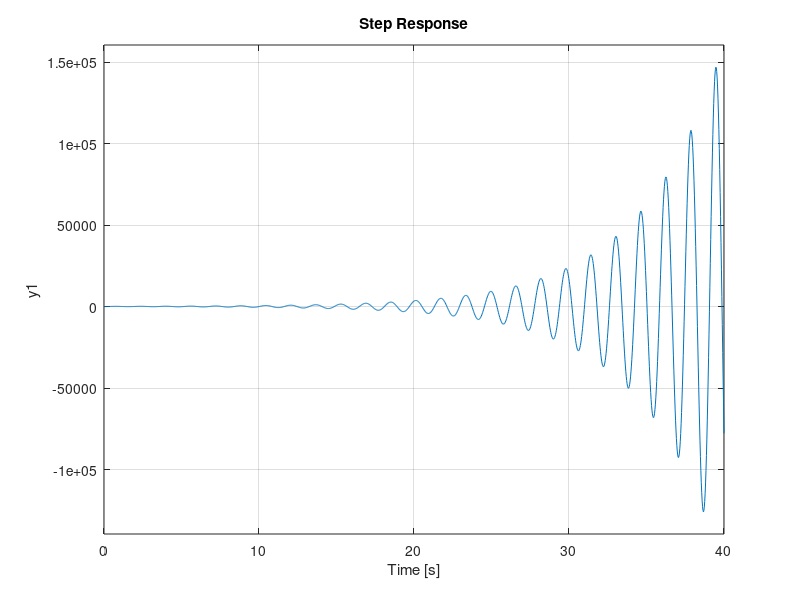
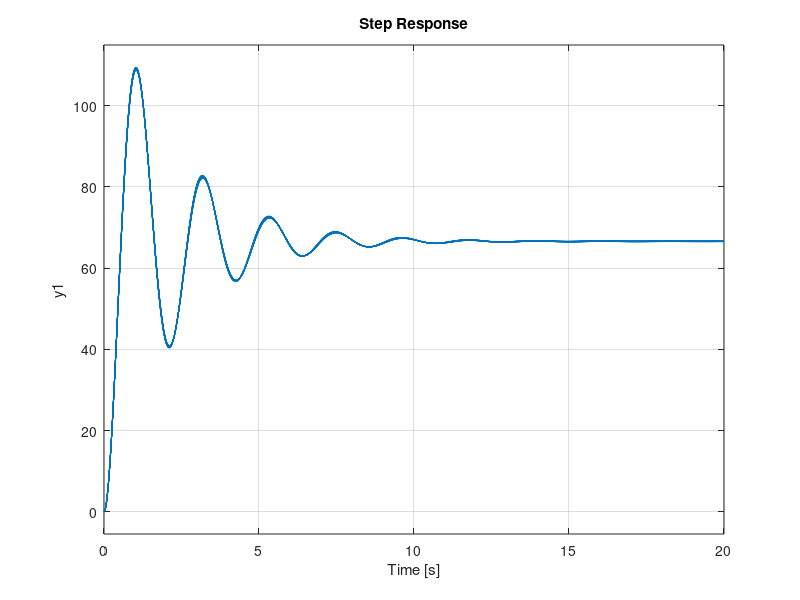

Source code (MATLAB) for these figures, in order:
%% Ejercicio 1
close all
clear all
clc

s = tf("s");

K = 10;
G = 1/((s+1)*(s+2));
H = 1/((s+8)*(s+10));

rlocus(G*H)

G_bc  = K*G/(1+K*G*H)

% a)
    %i) K = 0.
    %ii) K = 500;
    %iii) K = 2000.

%b) Ganancia crítica K = 1450. Ganancia límite = 1450.
K = 1450;
G_bc  = K*G/(1+K*G*H);
p_kcrit = pole(G_bc)

%c) Ganancia K = 1800. Sistema inestable. 
K = 1800;
G_bc  = K*G/(1+K*G*H);
p_k1800 = pole(G_bc)
step(G_bc)
%d) ts = 8seg -> ζwn = sigma = 1/2.
figure
for k=790:0.5:800
    G_bc  = k*G/(1+k*G*H);
    step(G_bc)
    hold on
end

